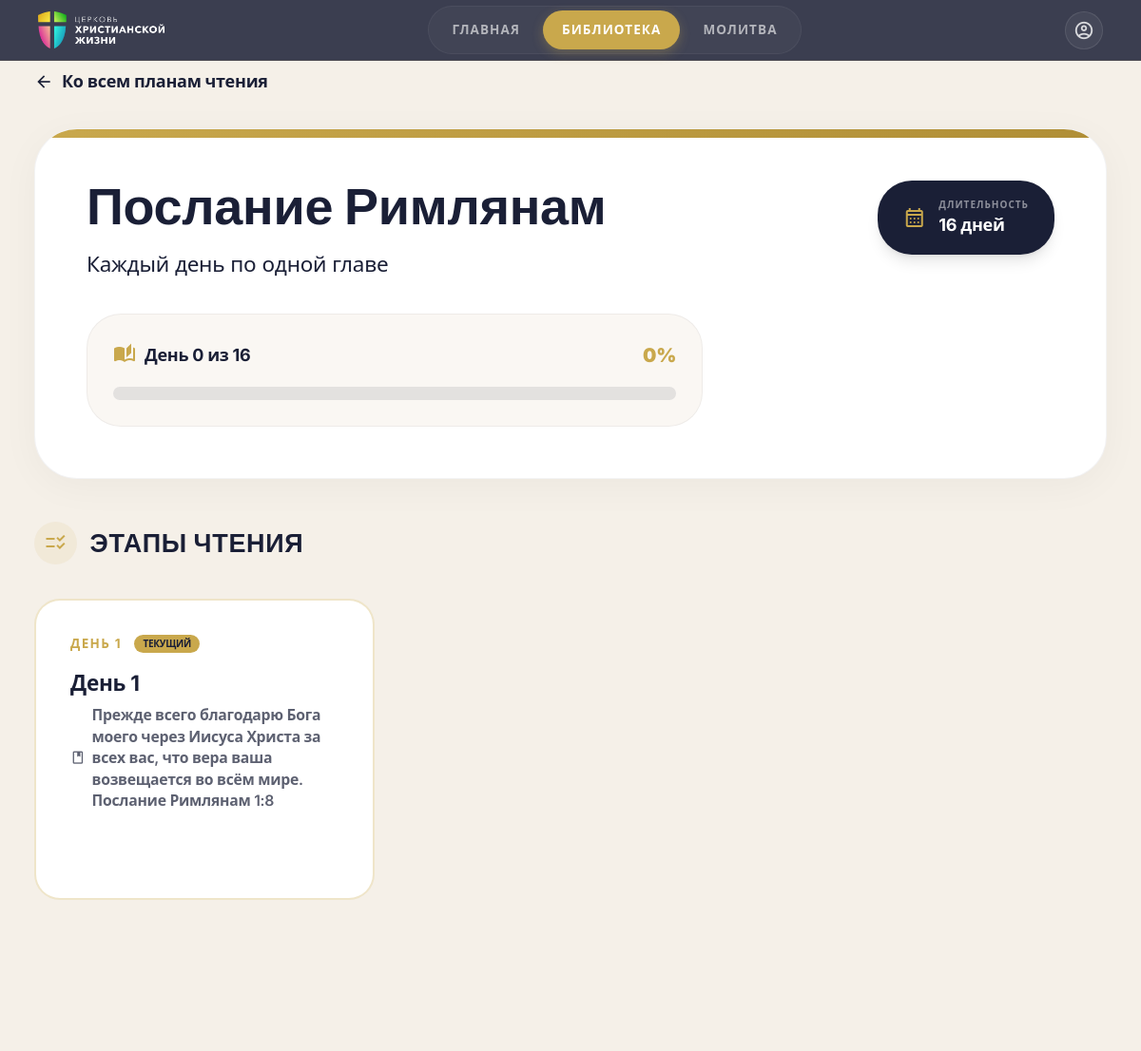
Page /library/bible/plan/1/ (signed in, upper part) on the earlier database version.
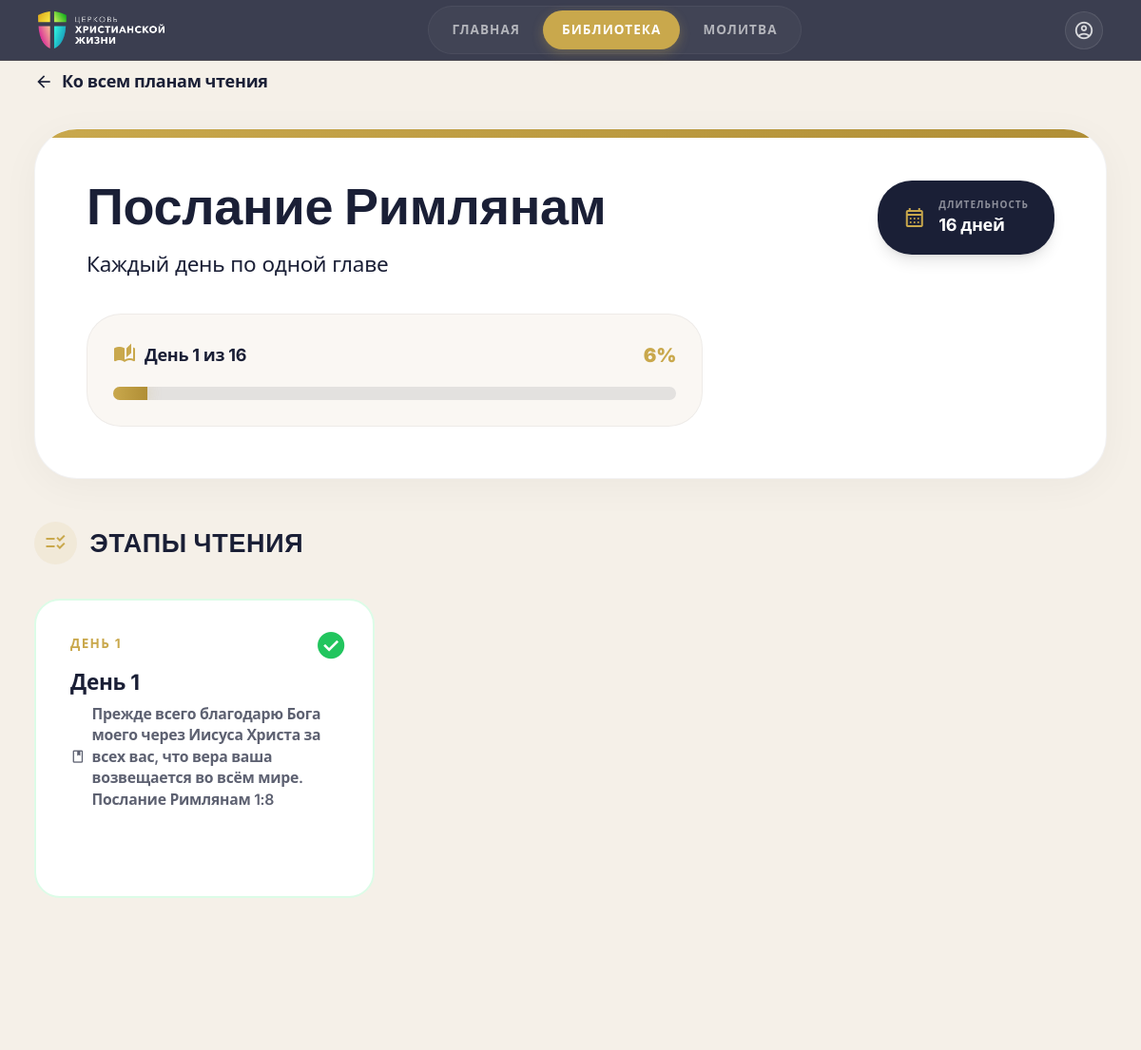
Same page on the later database version.
### church_app/models.py (models this page shows, shortened)
class BiblePlan(models.Model):
    title = models.CharField(max_length=200, verbose_name="Название")
    description = models.TextField(verbose_name="Описание")
    image = models.ImageField(upload_to='bible_plans/', blank=True, null=True, verbose_name="Изображение")
    days_count = models.IntegerField(default=7, verbose_name="Количество дней")
    is_active = models.BooleanField(default=True, verbose_name="Активен")
    order = models.IntegerField(default=0, verbose_name="Порядок")
    created_at = models.DateTimeField(auto_now_add=True)
    class Meta:
        ordering = ['order', 'title']
        verbose_name = "План чтения"
        verbose_name_plural = "Планы чтения"

class UserBibleProgress(models.Model):
    user = models.ForeignKey(User, on_delete=models.CASCADE, related_name='bible_progress')
    plan = models.ForeignKey(BiblePlan, on_delete=models.CASCADE)
    current_day = models.IntegerField(default=0)
    completed_days = models.JSONField(default=list, blank=True)
    started_at = models.DateTimeField(auto_now_add=True)
    completed_at = models.DateTimeField(null=True, blank=True)
    last_read_at = models.DateTimeField(auto_now=True)
    class Meta:
        unique_together = ['user', 'plan']
        verbose_name = "Прогресс чтения"
        verbose_name_plural = "Прогресс чтения"
    def get_progress_percentage(self):
        if self.plan and self.plan.days_count > 0:
            return int((len(self.completed_days) / self.plan.days_count) * 100)
        return 0

class BibleReading(models.Model):
    plan = models.ForeignKey(BiblePlan, on_delete=models.CASCADE, related_name='readings')
    day_number = models.IntegerField(verbose_name="День")
    title = models.CharField(max_length=200, verbose_name="Название")
    bible_passage = models.CharField(max_length=200, verbose_name="Отрывок (например: Иоанна 3:16)")
    start_chapter = models.CharField(max_length=50, verbose_name="Начало", help_text="Книга Глава:Стих")
    end_chapter = models.CharField(max_length=50, blank=True, null=True, verbose_name="Конец")
    content = models.TextField(blank=True, verbose_name="Дополнительный текст")
    class Meta:
        ordering = ['plan', 'day_number']
        unique_together = ['plan', 'day_number']
        verbose_name = "День чтения"
        verbose_name_plural = "Дни чтения"

### church_app/views_library.py (the view)
# urls.py: path('library/bible/plan/<int:plan_id>/', views_library.bible_plan_detail, name='bible_plan_detail'),
@login_required
def bible_plan_detail(request, plan_id):
    plan = get_object_or_404(BiblePlan, id=plan_id, is_active=True)
    readings = plan.readings.all().order_by('day_number')
    progress, created = UserBibleProgress.objects.get_or_create(
        user=request.user,
        plan=plan
    )
    context = {
        'plan': plan,
        'readings': readings,
        'progress': progress,
    }
    return render(request, 'library/bible_plan_detail.html', context)

### templates/library/bible_plan_detail.html (shortened to what this page needs)
{% extends 'library/base_library.html' %}
{% load static %}
{% block library_content %}
<div class="mb-12">
    <a href="{% url 'bible_home' %}" class="inline-flex items-center gap-2 text-txt-sub hover:text-primary font-bold mb-8 transition-colors group">
        <span class="material-symbols-outlined text-[20px] group-hover:-translate-x-1 transition-transform">arrow_back</span>
        <span>Ко всем планам чтения</span>
    </a>
    <div class="bg-white rounded-[2.5rem] p-8 sm:p-12 shadow-[0_8px_40px_rgba(0,0,0,0.04)] border border-navy/5 mb-10 overflow-hidden relative">
        <div class="absolute top-0 left-0 w-full h-2 bg-gradient-to-r from-primary to-primary-hover"></div>
        <div class="relative z-10 flex flex-col md:flex-row justify-between items-start gap-8">
            <div class="flex-grow">
                <h1 class="text-3xl sm:text-5xl font-display font-bold text-navy mb-4 leading-tight">{{ plan.title }}</h1>
                <p class="text-txt-sub text-lg sm:text-xl leading-relaxed max-w-3xl mb-8">
                    {{ plan.description }}
                </p>
                {% if progress %}
                <div class="bg-background-light/50 backdrop-blur-sm rounded-2xl p-6 border border-navy/5 max-w-xl">
                    <div class="flex justify-between items-center mb-4">
                        <div class="flex items-center gap-2 text-navy font-bold">
                            <span class="material-symbols-outlined text-primary" style="font-variation-settings: 'FILL' 1;">auto_stories</span>
                            <span>День {{ progress.current_day }} из {{ plan.days_count }}</span>
                        </div>
                        <span class="text-primary font-black text-lg">{{ progress.get_progress_percentage }}%</span>
                    </div>
                    <div class="h-3 w-full bg-navy/10 rounded-full overflow-hidden">
                        <div class="h-full bg-gradient-to-r from-primary to-primary-hover transition-all duration-1000 ease-out shadow-[0_0_15px_rgba(201,168,76,0.3)]"
                             style="width: {{ progress.get_progress_percentage }}%;"></div>
                    </div>
                </div>
                {% endif %}
            </div>
            <div class="w-full md:w-auto flex flex-col gap-4 shrink-0">
                <div class="flex items-center gap-3 px-6 py-4 bg-navy text-white rounded-2xl shadow-lg">
                    <span class="material-symbols-outlined text-primary">calendar_month</span>
                    <div class="flex flex-col">
                        <span class="text-[10px] uppercase tracking-widest text-white/50 font-bold">Длительность</span>
                        <span class="font-bold">{{ plan.days_count }} дней</span>
                    </div>
                </div>
            </div>
        </div>
    </div>
    <div class="flex items-center gap-3 mb-8">
        <div class="w-10 h-10 rounded-full bg-primary/10 flex items-center justify-center text-primary">
            <span class="material-symbols-outlined text-[24px]">checklist_rtl</span>
        </div>
        <h2 class="text-2xl font-display font-bold text-navy uppercase tracking-wide">Этапы чтения</h2>
    </div>
    <div class="grid grid-cols-1 md:grid-cols-2 lg:grid-cols-3 gap-6">
        {% for reading in readings %}
        <a href="{% url 'bible_read_day' plan.id reading.day_number %}"
           class="group relative bg-white rounded-3xl p-8 border-2 transition-all duration-300 hover:shadow-xl hover:-translate-y-2
                  {% if reading.day_number in progress.completed_days %}
                    border-green-100 bg-green-50/30
                  {% elif reading.day_number == progress.current_day|add:1 %}
                    border-primary/30 bg-primary/5
                  {% else %}
                    border-navy/5 hover:border-primary/20
                  {% endif %}">
            {% if reading.day_number in progress.completed_days %}
            <div class="absolute top-6 right-6 text-green-500">
                <span class="material-symbols-outlined text-3xl" style="font-variation-settings: 'FILL' 1;">check_circle</span>
            </div>
            {% endif %}
            <div class="flex items-center gap-3 mb-4">
                <span class="text-xs font-bold uppercase tracking-widest text-primary">День {{ reading.day_number }}</span>
                {% if reading.day_number == progress.current_day|add:1 and reading.day_number not in progress.completed_days %}
                <span class="px-2 py-0.5 rounded-full bg-primary text-navy text-[10px] font-black uppercase tracking-tight">Текущий</span>
                {% endif %}
            </div>
            <h3 class="text-xl font-bold text-navy mb-2 group-hover:text-primary transition-colors leading-tight">{{ reading.title }}</h3>
            <p class="text-txt-sub text-sm font-semibold flex items-center gap-1.5 opacity-70">
                <span class="material-symbols-outlined text-sm">book</span>
                {{ reading.bible_passage }}
            </p>
        </a>
        {% endfor %}
    </div>
</div>
{% endblock %}

### templates/library/base_library.html (shortened to what this page needs)
{% extends 'base.html' %}
{% block main_class %}flex-grow relative bg-background-light{% endblock %}
{% block content %}
<div class="max-w-7xl mx-auto px-4 sm:px-6 lg:px-8 py-16 pb-24">
    {% block library_content %}{% endblock %}
</div>
{% endblock %}

### templates/base.html (shortened to what this page needs)
<!DOCTYPE html>
<html lang="ru" class="{% block html_class %}{% endblock %}">
<head>
    {% load static %}
    <link rel="stylesheet" href="https://cdnjs.cloudflare.com/ajax/libs/font-awesome/6.5.1/css/all.min.css">
    <script src="https://cdn.tailwindcss.com?plugins=forms,container-queries"></script>
    <script id="tailwind-config">
      tailwind.config = {
        darkMode: "class",
        theme: {
          extend: {
            colors: {
              "primary": "#c9a84c", // Gold
              "primary-hover": "#b08e35",
              "background-light": "#f5f0e8", // Light Beige
              "background-dark": "#1a1f36", // Navy
              "navy": "#1a1f36",
              "navy-light": "#252b48",
              "secondary": "#1a272d",
              "accent-gold": "#c9a84c",
              "navy-dark": "#1a1f36",
            },
            fontFamily: {
              "display": ["Public Sans", "sans-serif"],
              "sans": ["Public Sans", "sans-serif"]
            },
            borderRadius: {
              "DEFAULT": "0.5rem",
              "lg": "1rem",
              "xl": "1.5rem",
              "2xl": "2rem",
              "full": "9999px"
            },
            spacing: {
              '18': '4.5rem',
            }
          },
        },
      }
    </script>
    <link rel="stylesheet" href="{% static 'css/base.css' %}">
</head>
<body>
    {% block site_header %}
    <header class="site-header" id="site-header">
        <div class="hdr-container">
            <a href="{% url 'home' %}" class="hdr-logo">
                <img src="{% static 'img/logo.png' %}" alt="KCLC — Церковь Христианской Жизни">
            </a>
            <nav class="hdr-nav" id="hdr-desktop-nav" aria-label="Основная навигация">
                <a href="{% url 'home' %}"
                    class="hdr-nav-link {% if request.path == '/' %}active{% endif %}">Главная</a>
                <a href="{% url 'library_home' %}"
                    class="hdr-nav-link {% if '/library' in request.path %}active{% endif %}">Библиотека</a>
                <a href="{% url 'prayer_list' %}"
                    class="hdr-nav-link {% if '/prayer' in request.path %}active{% endif %}">Молитва</a>
            </nav>
            <div class="hdr-actions">
                <a href="{% if user.is_authenticated %}{% url 'profile' %}{% else %}{% url 'login' %}{% endif %}"
                    class="hdr-btn-account" aria-label="Аккаунт">
                    <span class="material-symbols-outlined">account_circle</span>
                </a>
            </div>
        </div>
    </header>
    {% endblock %}
    <main class="{% block main_class %}main-content{% endblock %} flex-grow">
        {% block content %}{% endblock %}
    </main>
</body>
</html>

### static/css/base.css (style rules this page uses)
* { margin: 0; padding: 0; box-sizing: border-box; }
:root { --bg: #f5f0e8; --bg-warm: #efe9df; --bg-deep: #e8e1d5; --card: #faf7f2; --card2: #ffffff; --card-dark: #e8e1d5; --navy: #1a1f36; --navy-h: #252b48; --navy-l: rgba(26, 31, 54, 0.10); --navy-ll: rgba(26, 31, 54, 0.05); --gold: #c9a84c; --gold-h: #d4b65e; --gold-d: #b0922f; --gold-l: rgba(201, 168, 76, 0.15); --sage: #7a9e7e; --sage-d: #5f8363; --txt: #1a1f36; --txt-sub: #2d334d; --txt-mid: #4a506b; --txt-muted: #646a85; --b: rgba(26, 31, 54, 0.10); --b-h: rgba(26, 31, 54, 0.20); --b-l: rgba(26, 31, 54, 0.05); --success: #4caf7a; --error: #d94452; --live-red: #d94452; --info: #5b8db8; --t: 0.35s cubic-bezier(0.4, 0, 0.2, 1); --t-fast: 0.2s cubic-bezier(0.4, 0, 0.2, 1); --r: 24px; --r-lg: 32px; --r-sm: 12px; --shadow: 0 8px 32px rgba(26, 31, 54, 0.08), 0 2px 8px rgba(26, 31, 54, 0.04); --shadow-lg: 0 20px 60px rgba(26, 31, 54, 0.12), 0 8px 16px rgba(26, 31, 54, 0.06); --hdr: clamp(64px, 8vh, 80px); }
.material-symbols-outlined { font-variation-settings: 'FILL' 0, 'wght' 400, 'GRAD' 0, 'opsz' 24; }
html { font-size: clamp(15px, 0.9vw + 12px, 18px); -webkit-text-size-adjust: 100%; scroll-behavior: smooth; }
body { font-family: 'Inter', 'Segoe UI', -apple-system, BlinkMacSystemFont, sans-serif; background: var(--bg); color: var(--txt); line-height: 1.6; letter-spacing: -0.015em; min-height: 100vh; position: relative; display: flex; flex-direction: column; -webkit-font-smoothing: antialiased; text-rendering: optimizeLegibility; }
.site-header { position: fixed; top: 0; left: 0; right: 0; z-index: 1500; height: var(--hdr); background: rgba(26, 31, 54, 0.85); backdrop-filter: blur(20px); -webkit-backdrop-filter: blur(20px); border-bottom: 1px solid rgba(201, 168, 76, 0.1); display: flex; align-items: center; transition: all var(--t); }
.hdr-container { max-width: 1440px; margin: 0 auto; padding: 0 clamp(16px, 4vw, 40px); width: 100%; display: flex; align-items: center; justify-content: space-between; }
.hdr-logo { display: flex; align-items: center; gap: clamp(8px, 1.5vw, 16px); text-decoration: none; flex-shrink: 0; transition: transform var(--t-fast); }
.hdr-logo img { height: clamp(38px, 5vh, 48px); width: auto; object-fit: contain; }
.hdr-nav { display: none; align-items: center; gap: 4px; background: rgba(255, 255, 255, 0.03); padding: 4px; border-radius: 100px; border: 1px solid rgba(255, 255, 255, 0.05); }
@media (min-width: 768px) { .hdr-nav { display: flex; } }
.hdr-nav-link { font-size: 0.75rem; font-weight: 700; text-transform: uppercase; letter-spacing: 0.08em; color: rgba(255, 255, 255, 0.6); text-decoration: none; padding: 10px 20px; border-radius: 100px; transition: all var(--t-fast); }
.hdr-nav-link.active { color: #fff; background: var(--gold); box-shadow: 0 4px 12px rgba(201, 168, 76, 0.3); }
.hdr-actions { display: flex; align-items: center; gap: 12px; flex-shrink: 0; }
.hdr-btn-account { width: clamp(38px, 5vh, 44px); height: clamp(38px, 5vh, 44px); border-radius: 50%; background: rgba(255, 255, 255, 0.05); border: 1px solid rgba(255, 255, 255, 0.1); display: flex; align-items: center; justify-content: center; cursor: pointer; transition: all var(--t-fast); color: rgba(255, 255, 255, 0.8); text-decoration: none; }
.hdr-btn-account .material-symbols-outlined { font-size: 22px; }

Differences in the rows shown:
changed UserBibleProgress: current_day "0" → "1"; get_progress_percentage "0" → "6"; completed_days "[]" → "[1]" (drawn)
shown differently, row unchanged: BibleReading "День 1": no longer shows "ТЕКУЩИЙ"
